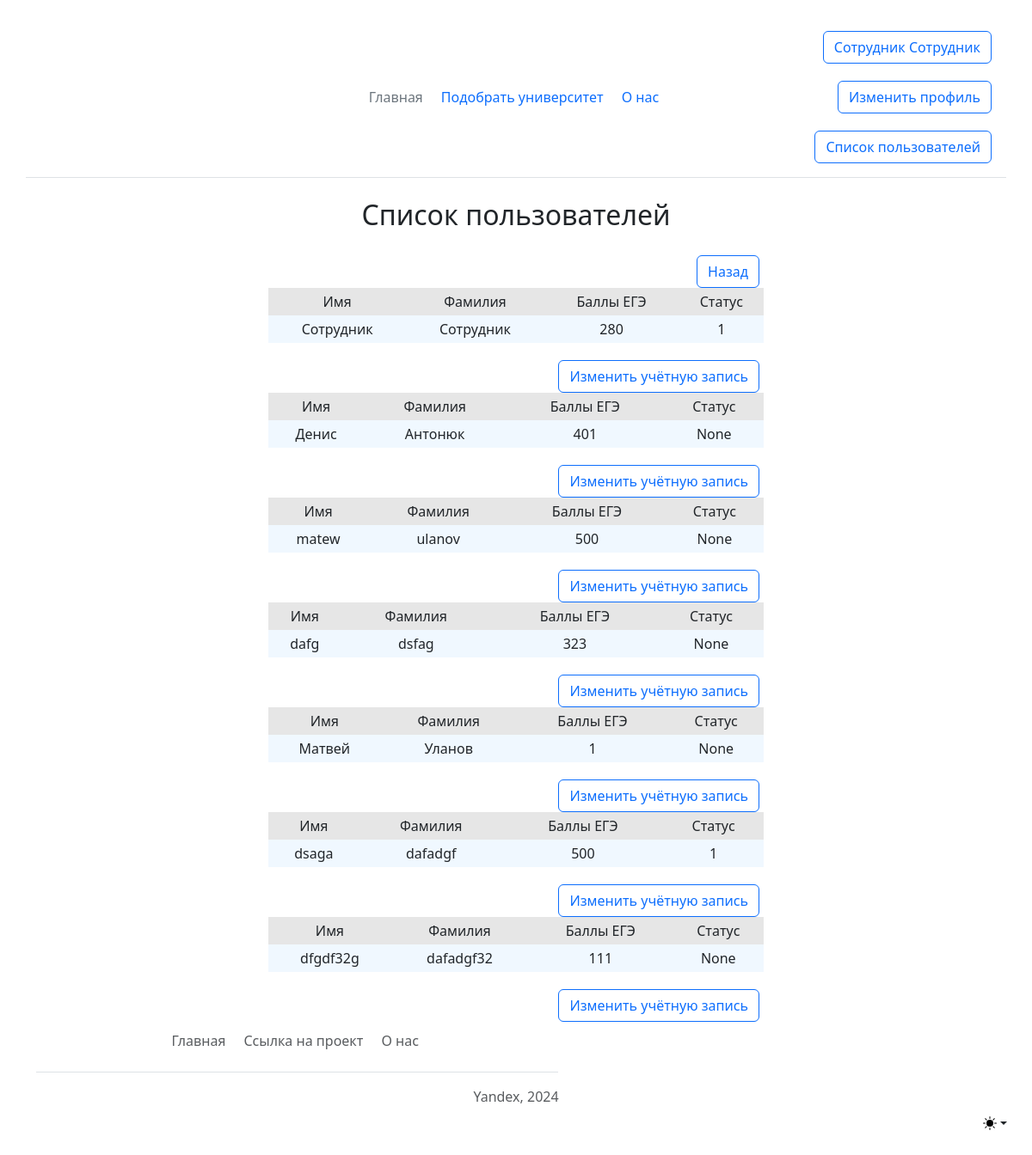
The page /users_list (signed in) on the database as committed earlier.
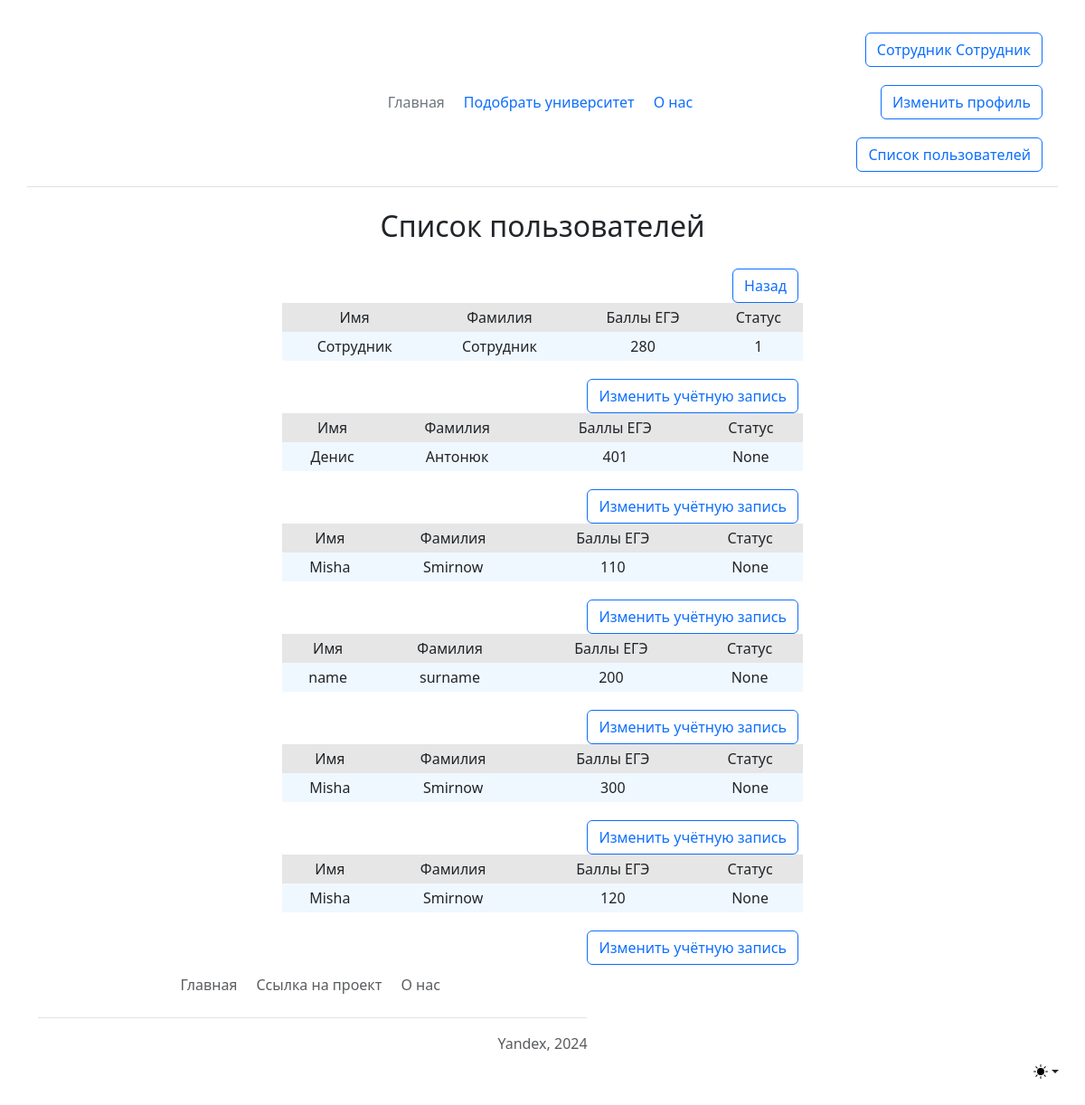
The same page on the database as committed later.
### data/users.py (models this page shows, shortened)
class User(SqlAlchemyBase, UserMixin, SerializerMixin):
    __tablename__ = 'users'
    id = sqlalchemy.Column(sqlalchemy.Integer,
                           primary_key=True, autoincrement=True)
    surname = sqlalchemy.Column(sqlalchemy.String, nullable=True)
    name = sqlalchemy.Column(sqlalchemy.String, nullable=True)
    email = sqlalchemy.Column(sqlalchemy.String,
                              index=True, unique=True, nullable=True)
    hashed_password = sqlalchemy.Column(sqlalchemy.String, nullable=True)
    modified_date = sqlalchemy.Column(sqlalchemy.DateTime,
                                      default=datetime.datetime.now)
    address = sqlalchemy.Column(sqlalchemy.String, nullable=True)
    min_ege_score = sqlalchemy.Column(sqlalchemy.Integer, nullable=True)
    type = sqlalchemy.Column(sqlalchemy.Integer, nullable=True)

### main.py (the view)
@app.route('/users_list', methods=['GET', 'POST'])
@login_required
def users_list():
    users = db_sess.query(User).all()
    type = db_sess.query(Type).all()
    return render_template('users.html', title='Журнал факультетов', users=users, type=type)

### data/db_session.py (called while the page is built)
def create_session() -> Session:
    global __factory
    return __factory()

### main.py (called while the page is built)
@login_manager.user_loader
def load_user(user_id: int):
    db_sess = db_session.create_session()
    return db_sess.query(User).get(user_id)

### templates/users.html (shortened to what this page needs)
{% extends 'base.html' %}
{% block content %}
    <div class="dropdown position-fixed bottom-0 end-0 mb-3 me-3 bd-mode-toggle">
      <button class="btn btn-bd-primary py-2 dropdown-toggle d-flex align-items-center" id="bd-theme" type="button" aria-expanded="false" data-bs-toggle="dropdown" aria-label="Toggle theme (light)">
        <svg class="bi my-1 theme-icon-active" width="1em" height="1em"><use href="#sun-fill"></use></svg>
      </button>
    </div>
<main class="container form-signin w-50 m-auto">
    <h2 align="center">Список пользователей</h2>
    <a class="btn btn-outline-primary" href="http://localhost:5000/">Назад</a>
    {% for user in users %}
        <table class="tbl">
            <tr class="mn">
                <td>Имя</td>
                <td>Фамилия</td>
                <td>Баллы ЕГЭ</td>
                <td>Статус</td>
            </tr>
            <tr>
                <td>{{ user.name }}</td>
                <td>{{ user.surname }}</td>
                <td>{{ user.min_ege_score }}</td>
                <td>{{ user.type }}</td>
            </tr>
        </table>
    <a class="btn btn-outline-primary" href="http://localhost:5000/user/{{ user.id }}">Изменить учётную запись</a>
    {% endfor %}
</main>
{% endblock %}

### templates/base.html (shortened to what this page needs)
<!DOCTYPE html>
<html lang="ru">
<head>
    <link rel="stylesheet" href="css/style.css">
    <link rel="stylesheet" href="{{url_for('static', filename='css/main.css') }}">
    <link rel="stylesheet" href="https://cdn.jsdelivr.net/npm/bootstrap@5.3.2/dist/css/bootstrap.min.css"
>
</head>
<body>
    <header class="container d-flex flex-wrap align-items-center justify-content-center justify-content-md-between py-3 mb-4 border-bottom">
    <div class="col-md-3 mb-2 mb-md-0">
        <a href="/" class="d-inline-flex link-body-emphasis text-decoration-none">
            <svg class="bi" width="40" height="32" role="img" aria-label="Bootstrap">
                <use xlink:href="#bootstrap"></use>
            </svg>
        </a>
    </div>
    <ul class="nav col-12 col-md-auto mb-2 justify-content-center mb-md-0">
        <li><a href="/home" class="nav-link px-2 link-secondary">Главная</a></li>
        <li><a href="/select_universities" class="nav-link px-2">Подобрать университет</a></li>
        <li><a href="/about" class="nav-link px-2">О нас</a></li>
    </ul>
    <div class="col-md-3 text-end">
            {% if current_user.is_authenticated %}
                <a class="btn btn-outline-primary" href="/logout">{{ current_user.surname }} {{ current_user.name }}</a>
                <a class="btn btn-outline-primary" href="/user/{{ current_user.id }}">Изменить профиль</a>
            {% else %}
                <a href="/login" type="button" class="btn btn-outline-primary me-2">Войти</a>
                <a href="/register" type="button" class="btn btn-outline-primary me-2">Создать аккаунт</a>
            {% endif %}
            {% if current_user.is_authenticated and current_user.type == 1 %}
                <a class="btn btn-outline-primary" href="/users_list">Список пользователей</a>
            {% endif %}
    </div>
    </header>
    {% block content %}{% endblock %}
    <footer class="container py-3 my-4">
    <ul class="nav justify-content-center border-bottom pb-3 mb-3">
        <li class="nav-item"><a href="/home" class="nav-link px-2 text-body-secondary">Главная</a></li>
        <li class="nav-item"><a href="https://github.com/Mishgite/Choosing_institute"
                                class="nav-link px-2 text-body-secondary">Ссылка на проект</a></li>
        <li class="nav-item"><a href="/about" class="nav-link px-2 text-body-secondary">О нас</a></li>
    </ul>
    <p class="text-center text-body-secondary">Yandex, 2024</p>
    </footer>
</body>
</html>

### static/css/style.css (style rules this page uses)
tr.mn { text-align: center; background-color: #e6e6e6; }
.tbl { width: 100%; text-align: center; background-color: aliceblue; line-height: 30px; }
a { display: inline-block; float: right; margin-right: 5px; margin-top: 1.25em; }

Rows that differ between the two databases and show on the page:
removed User: name "dsaga", surname "dafadgf", min_ege_score "500", type "1"
removed User: name "dfgdf32g", surname "dafadgf32", min_ege_score "111", type "None"
changed User (number 3 of 6 on the later page): name "matew" → "Misha"; surname "ulanov" → "Smirnow"; min_ege_score "500" → "110"
changed User: name "dafg" → "name"; surname "dsfag" → "surname"; min_ege_score "323" → "200"
changed User (number 5 of 6 on the later page): name "Матвей" → "Misha"; surname "Уланов" → "Smirnow"; min_ege_score "1" → "300"
added User: name "Misha", surname "Smirnow", min_ege_score "120", type "None"
